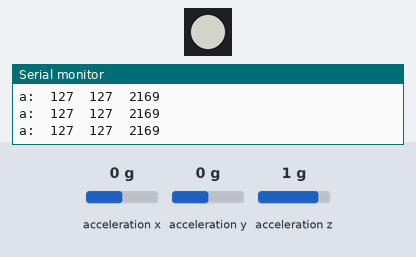
Bench run of a sketch on a simulated Arduino Uno, built with avr-gcc and run on an emulated ATmega328P. Parts: 1 RGB LEDs in strip order, left to right, the last lines printed to the serial monitor. Inputs (shaded band) come from the test bench; at power-on: acceleration x 0 g, acceleration y 0 g, acceleration z 1 g. Dim RGB values are drawn brighter than linear.

Above: at 1.2 s.
1.3 s: acceleration x set to -1.4 g
At 2.3 s:
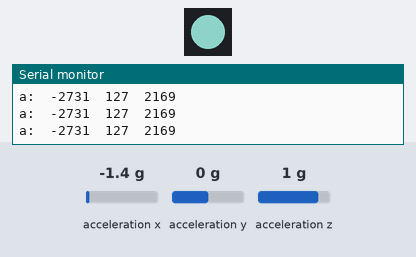
2.8 s: acceleration y set to -1.4 g
At 4.0 s:
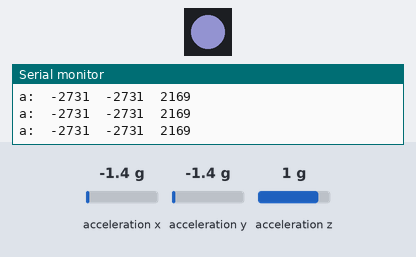
4.3 s: acceleration z set to -0.8 g
At 5.0 s:
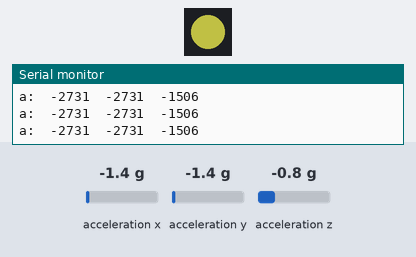
5.8 s: acceleration x set to -0.8 g
At 7.0 s:
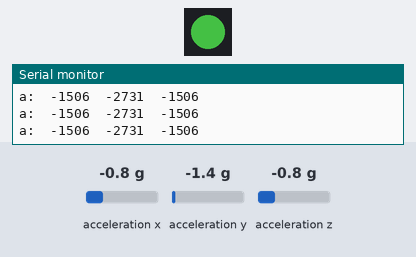
7.3 s: acceleration z set to -1.4 g
At 7.7 s:
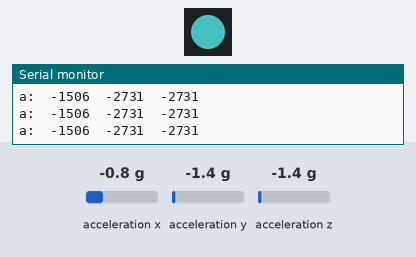
8.8 s: acceleration y set to -0.8 g
At 9.6 s:
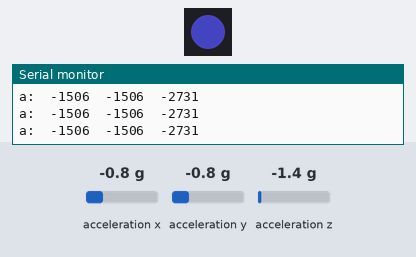
Timing chart, 0 to 11.3 s (numbered marks = the images above; inputs shaded):
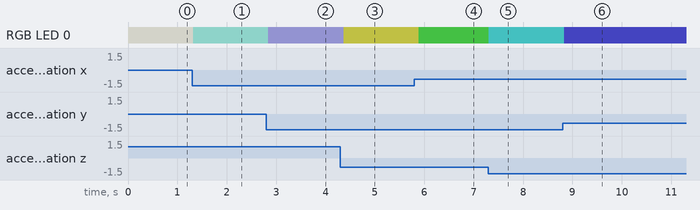

Measured:
- after the input at 1.3 s, RGB LED 0: RGB(127, 127, 121) → RGB(85, 127, 121) at once
- after the input at 2.8 s, RGB LED 0: RGB(85, 127, 121) → RGB(85, 85, 121) at once
- after the input at 4.3 s, RGB LED 0: RGB(85, 85, 121) → RGB(85, 85, 30) after 0.07 s
- after the input at 5.8 s, RGB LED 0: RGB(85, 85, 30) → RGB(30, 85, 30) after 0.09 s
- after the input at 7.3 s, RGB LED 0: RGB(30, 85, 30) → RGB(30, 85, 85) at once
- after the input at 8.8 s, RGB LED 0: RGB(30, 85, 85) → RGB(30, 30, 85) at once

The sketch:

acelerometro_RGB.ino
```cpp
#include <Adafruit_NeoPixel.h> //Biblioteca Adafruit Neopixel para WS2812
#ifdef __AVR__
  #include <avr/power.h>
#endif

#include "CurieIMU.h" // biblioteca para acelerometro

unsigned long loopTime = 0;          // get the time since program started
unsigned long interruptsTime = 0;    // get the time when motion event is detected

#define PIN            6 // pino digital do WS2812b

// How many NeoPixels are attached to the Arduino?
#define NUMPIXELS      1 //Quantos leds então anexados

Adafruit_NeoPixel strip = Adafruit_NeoPixel(NUMPIXELS, PIN, NEO_GRB + NEO_KHZ800);

void setup() {
  Serial.begin(9600);
  while(!Serial);   // wait for the serial port to open

  Serial.println("Initializing IMU device...");
  CurieIMU.begin();

  // Set the accelerometer range to 2G
  CurieIMU.setAccelerometerRange(2);

  strip.begin();
  strip.show(); // Initialize all pixels to 'off'
}

void loop() {
  int axRaw, ayRaw, azRaw,x,y,z;         // raw accelerometer values
  float ax, ay, az;

  // leitura do acelerometro
  CurieIMU.readAccelerometer(axRaw, ayRaw, azRaw);

  // convert the raw accelerometer data to G's
  ax = convertRawAcceleration(axRaw);
  ay = convertRawAcceleration(ayRaw);
  az = convertRawAcceleration(azRaw);

  x = map(axRaw,-1023,1023,0,255);
  y = map(ayRaw,-1023,1023,0,255);
  z = map(azRaw,-1023,1023,0,255);

  // mostra valores mapeados em x,y e z
  Serial.print("a:\t");
  Serial.print(x);
  Serial.print("\t");
  Serial.print(y);
  Serial.print("\t");
  Serial.print(z);
  Serial.println();
  colorWipe(strip.Color(x, y, z), 100); // Red
}

float convertRawAcceleration(int aRaw) {
  // since we are using 2G range
  // -2g maps to a raw value of -32768
  // +2g maps to a raw value of 32767

  float a = (aRaw * 2.0) / 32768.0;

  return a;
}
// Funcao para mostrar cores
void colorWipe(uint32_t c, uint8_t wait) {
  for(uint16_t i=0; i<strip.numPixels(); i++) {
    strip.setPixelColor(i, c);
    strip.show();
    delay(wait);
  }
}
```
